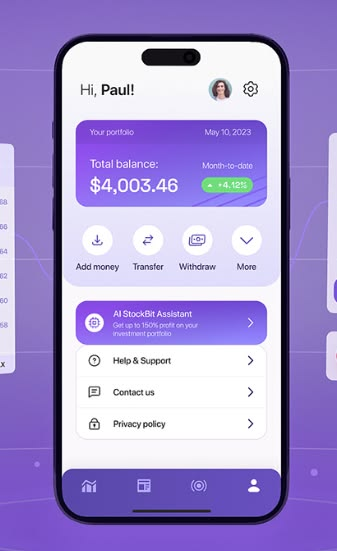
#> input picture apps/mobile/UI_INSPO/Bill_display inspo.jpg, 337 x 551 px
$ python -i compose_act1.py   (imports and definitions only)
#> lines starting #> are read from the running program, lines starting #| are printed output that depends on the picture
### docs/media/production/source/storyboard.py
#!/usr/bin/env python3
"""Build V4 storyboard frames (1920x1080) + contact sheet from real screenshots and character art.
Run: python3 docs/media/production/source/storyboard.py
Mobile frames prefer screenshots/mobile/<name>.png (new native captures) and fall back to the
legacy web renders in docs/media/assets/ui/mobile, stamping those "placeholder UI".
"""
import json, pathlib, re, sys
from PIL import Image, ImageDraw, ImageFont, ImageOps
sys.path.insert(0, str(pathlib.Path(__file__).parent))
from frames import desktop, iphone

PROD = pathlib.Path(__file__).resolve().parents[1]
MEDIA = PROD.parent
OUT = PROD / 'storyboard/frames'
OUT.mkdir(parents=True, exist_ok=True)
W, H = 1920, 1080
NAVY, INK, TEAL, RED, MUTED, BG, CREAM = '#0F2A4A', '#0F172A', '#11806D', '#E5484D', '#475569', '#F5F6F8', '#FFF9ED'
FONT = '/System/Library/Fonts/Avenir Next.ttc'


def font(n, bold=False):
    return ImageFont.truetype(FONT, n, index=0 if bold else 7)


# Film type palette (SIL OFL, source/fonts/). 'ui' is Avenir Next, the product's own voice.
FONTS = pathlib.Path(__file__).parent / 'fonts'
FACES = {'display': 'Bricolage-Display.ttf',      # headlines, kinetic titles
         'cond': 'Bricolage-Condensed.ttf',       # money and big stats (has ₱)
         'semi': 'Bricolage-SemiBold.ttf',        # sub-heads
         'serif': 'InstrumentSerif-Regular.ttf',  # the family's voice: emotional lines in Act I and the close (upright: no italics)
         'serif-r': 'InstrumentSerif-Regular.ttf',
         'mono': 'JetBrainsMono-Bold.ttf',        # labels, timestamps, sources: the ledger's voice
         'mono-m': 'JetBrainsMono-Medium.ttf'}
NO_PESO = ('serif', 'serif-r', 'mono', 'mono-m')  # these faces borrow ₱ from Bricolage
_CACHE = {}


# [5 lines left out: function face_font, not called in this run]


# One accent per pain point, carried from the S3 list through each Act III pain card to the S11 before/after rows.
PAIN_COLORS = {1: '#FF6B70', 2: '#F5A524', 3: '#A78BFA', 4: '#38BDF8', 5: '#F472B6'}
PAIN_ICONS = {1: 'receipt_long', 2: 'call', 3: 'assignment_return', 4: 'hourglass_bottom', 5: 'point_of_sale'}
_ICONS = {}


# [21 lines left out: functions icon, _fonts_for, not called in this run]


SYMBOLS = '→✔≈↑'
SPLIT = re.compile('([₱→✔≈↑])')


def run_len(d, s, size, bold, face='ui'):
    return sum(d.textlength(p, font=_fonts_for(p, size, bold, face)) for p in SPLIT.split(s) if p)


# [24 lines left out: functions run, text, not called in this run]


def canvas(mood):
    return Image.new('RGBA', (W, H), {'pain': '#0B1F38', 'solution': BG, 'story': CREAM}[mood])


def dash(name):
    return Image.open(PROD / 'screenshots/dashboard' / f'{name}.png')


# [35 lines left out: functions mob, char, chip, pain_card, not called in this run]


def placeholder(im):
    chip(im, (1560, 30), 'placeholder UI', fill='#FDE68A', color='#713F12', size=20)


# [8 lines left out: function label, not called in this run]


FRAMES = []


def frame(fid, scene, time, vo, sfx):
    def wrap(fn):
        FRAMES.append(dict(id=fid, scene=scene, time=time, vo=vo, sfx=sfx, fn=fn)); return fn
    return wrap


# ---------------- ACT I: PAIN ----------------
# [102 lines left out: functions f01, f02, f03, f04, f05, f06 and 5 more, not called in this run]


def pain_frame(n, quote, stat):
    def fn(im):
        im.paste(canvas('pain'))
        pain_card(im, n, quote, stat, x=570, y=330)
    return fn


PAINS = [
    ('10', 'S5', '01:30', 1, '"Why do I owe this much?"', 'Bills nobody can explain'),
    ('14', 'S6', '02:08', 2, 'Approvals lost between portals', 'Portals, phone calls, faxes'),
    ('17', 'S7', '02:32', 3, 'Claims sent back', '15–20 % returned to hospital'),
    ('19', 'S8', '02:54', 4, 'Hours to leave', '4–8+ hours from order to exit'),
    ('22', 'S9', '03:22', 5, 'The cashier queue', 'Pay in person before you can leave'),
]
for fid, sc, t, n, q, s in PAINS:
    frame(fid, sc, t + ' (1.5 s)', f'"Pain {n}: …"', 'Whoosh + low thud')(pain_frame(n, q, s))

frame('11', 'S5', '01:31–01:45', '"Every encounter has a live ledger… applied in legal order."', 'Click, panel slide, tick per row')(
    lambda im: fix_desktop(im, '03-ledger-waterfall', 'Gross − PhilHealth − HMO = what the family owes', 'Every peso explained'))
frame('12', 'S5', '01:45–01:53', '"The same ledger reaches the family\'s phone, itemized and in plain language."', 'Tap, whoosh')(
    lambda im: fix_phone(im, 'mob-bill', '08-bill.png', 'Same ledger.\nOn the family\'s phone.', 'Itemized bill, VAT exemption, Senior/PWD, PhilHealth and HMO, line by line.', 'No surprise fees'))
frame('13', 'S5', '01:53–02:08', '"Cora… explains their own bill in English, Taglish, Tagalog, or Ilokano."', 'Tap, keyboard clicks, typing blip, chime')(
    lambda im: fix_phone(im, 'mob-cora', '16-cora-assistant.png', 'Ask Cora.\nIn your language.', 'English · Taglish · Tagalog · Ilokano. Question any charge in two taps.', 'Every peso explained'))
frame('15', 'S6', '02:09–02:17', '"Every pending letter of authorization in one roster."', 'Click ×2, list cascade')(
    lambda im: fix_desktop(im, '04-hmo-roster', 'Every HMO approval, one roster', 'From scattered portals to one worklist'))
frame('16', 'S6', '02:17–02:32', '"AI drafts the appeal letter from the recorded facts, for staff to review."', 'Click, shimmer, paper-out swoosh')(
    lambda im: fix_desktop(im, '04c-ai-appeal', 'AI-drafted HMO appeal · staff review before sending', 'Hours of letter-writing → seconds'))
frame('18', 'S7', '02:33–02:52', '"ClaimReady scores every claim… catches a coding mismatch, explains the fix."', 'Click, scan sweep, soft alarm, pop')(
    lambda im: fix_desktop(im, '05b-claims-ai-findings', 'Caught before PhilHealth sees it', 'Target: returned claims under 2 %'))
frame('20', 'S8', '02:55–03:10', '"…six stages, from the discharge order to the gate pass, with live timers."', 'Six ticks on the beat')(
    lambda im: fix_desktop(im, '02b-six-stage-pipeline', 'Six stages. Every patient. Live.', 'Bottlenecks visible in real time'))
frame('21', 'S8', '03:10–03:22', '"Staff see exactly who is blocked and why."', 'Click, notification chime')(
    lambda im: fix_desktop(im, '02c-clearance-blocker', 'Who is blocked, and why', 'Target: discharge under 45 minutes'))
frame('23', 'S9', '03:23–03:37', '"Families pay from their phone… and get a receipt on the spot."', 'Tap, list cascade, success chime')(
    lambda im: fix_phone(im, 'mob-pay-methods', 'payment-flow/02-methods.png', 'Pay from\nanywhere.', 'GCash · Maya · Debit/Credit · Bank Transfer · QR Ph', 'Instant receipt'))
frame('24', 'S9', '03:37–03:44', '"Can\'t pay in full? A zero-interest promissory note."', 'Tap, schedule rows tick')(
    lambda im: fix_phone(im, 'mob-plan', 'payment-flow/12-payment-plan-details.png', '0 % promissory\nnote.', 'RA 9439: no family is held over an unpaid balance.', 'A legal path home'))
frame('25', 'S9', '03:44–03:52', '"…the exit pass is already on their phone."', 'Shimmer, soft unlock')(
    lambda im: fix_phone(im, 'mob-pass', '13b-documents-with-receipt.png', 'Exit pass,\non the phone.', 'QR code + private PIN, issued when every stage clears.', 'No queue between the family and the door'))
frame('26', 'S10', '03:52–04:04', '"RCM analytics and an AI executive briefing show where money and time get stuck."', 'Click, shimmer, scroll ticks')(
    lambda im: fix_desktop(im, '06-rcm-analytics', 'For leaders: where money and time get stuck', 'Problems seen daily, not at month-end'))


# ---------------- ACT IV ----------------
# [78 lines left out: functions f27, f28, f29, f30, build, not called in this run]


# [2 lines that do not run on import are left out]

### docs/media/production/source/compose_act1.py
"""V4 shots for Act I (S1–S3, the pain) and S4 (the MedCore reveal). Times are scene-local; see script/MEDCORE_SCRIPT_V4.md."""
import math, re
from PIL import Image, ImageDraw
from compose_lib import W, H, ease_out, ease_io
from compose_shots import comp
from compose_shots import Overlay, DrawShot, ArtShot, caption, tag, art, crop_zoom
from storyboard import text, chip, run_len, icon, NAVY, MUTED, TEAL, RED, PAIN_COLORS, PAIN_ICONS


def slide_in(t, t0, dur=.42):
    """0 → 1 progress of a 420 ms expo-out entrance starting at t0."""
    return ease_out((t - t0) / dur) if t >= t0 else 0.0


# [17 lines left out: function clock, not called in this run]


def card(im, xy, size, fill=(255, 253, 247, 240)):
    ImageDraw.Draw(im).rounded_rectangle((xy[0], xy[1], xy[0] + size[0], xy[1] + size[1]), 24, fill=fill)


def hold(t0, fn, rise=24):
    """Overlay that stays to the end of its shot."""
    return Overlay(t0, 999, fn, rise)


# ---------------- S1 · Cold open (10 s, cut to the take: voice enters at 1.5 s) ----------------
# Centre of the wall clock in s1-ready-bed.png (1333, 118 at 1672×941) after art()'s fit and the 1.04× push.
WALL_CLOCK = (1554, 120)


# [47 lines left out: function s1, not called in this run]


# ---------------- S2 · The family story (26.5 s) ----------------
def left_panel(im, w=860):
    """Cream wash on the left third so titles read over the art."""
    g = Image.linear_gradient('L').rotate(-90).resize((w, H))  # opaque left, clear right
    im.alpha_composite(Image.merge('RGBA', [Image.new('L', (w, H), c) for c in (255, 249, 237)] + [g.point(lambda v: int(v * .92))]), (0, 0))


# [62 lines left out: function s2, not called in this run]


# ---------------- S3 · The five pain points (27.7 s) ----------------
PAINS = [
    ('1', '“Why do I owe this much?”', 'Bills nobody can explain', '42.7 %', 'of health spending paid out of pocket · PSA 2024'),
    ('2', 'Approvals lost between portals', 'HMO LOAs by portal, phone, fax', '+33.8 %', 'IC complaints against HMOs · 2022→2023'),
    ('3', 'Claims sent back', 'Missing CF4 details, coding mismatches', '15–20 %', 'private-hospital claims returned · PHAPi'),
    ('4', 'Hours to leave', 'Clearance runs desk to desk', '4–8+ h', 'discharge in private tertiary hospitals'),
    ('5', 'The cashier queue', 'Pay in person before you can leave', '1 window', 'cash or card, at the end of the day'),
]
CARD_AT = [2.7, 7.6, 11.9, 15.4, 17.7]  # each card on the start of its sentence in the S3 take
S3_FIVE, S3_ROOT = 21.5, 22.85        # "Five pain points", "one root cause"


# [130 lines left out: functions count_up, s3, s4, not called in this run]

>>> import cv2
>>> picture = cv2.imread('../../../../apps/mobile/UI_INSPO/Bill_display inspo.jpg', cv2.IMREAD_GRAYSCALE)
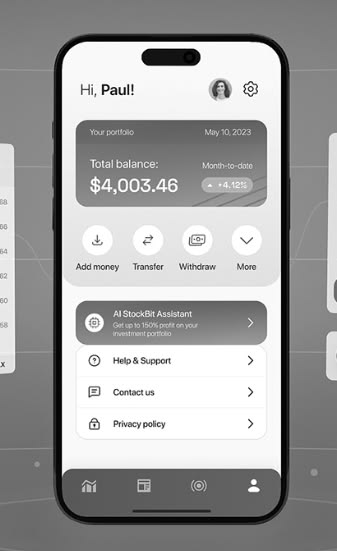
#> picture: shape (551, 337); min 0, max 255, mean 161.9
>>> result = left_panel(picture)
#> in left_panel, `g = Image.linear_gradient('L').rotate(-90).resize((w, H))`:
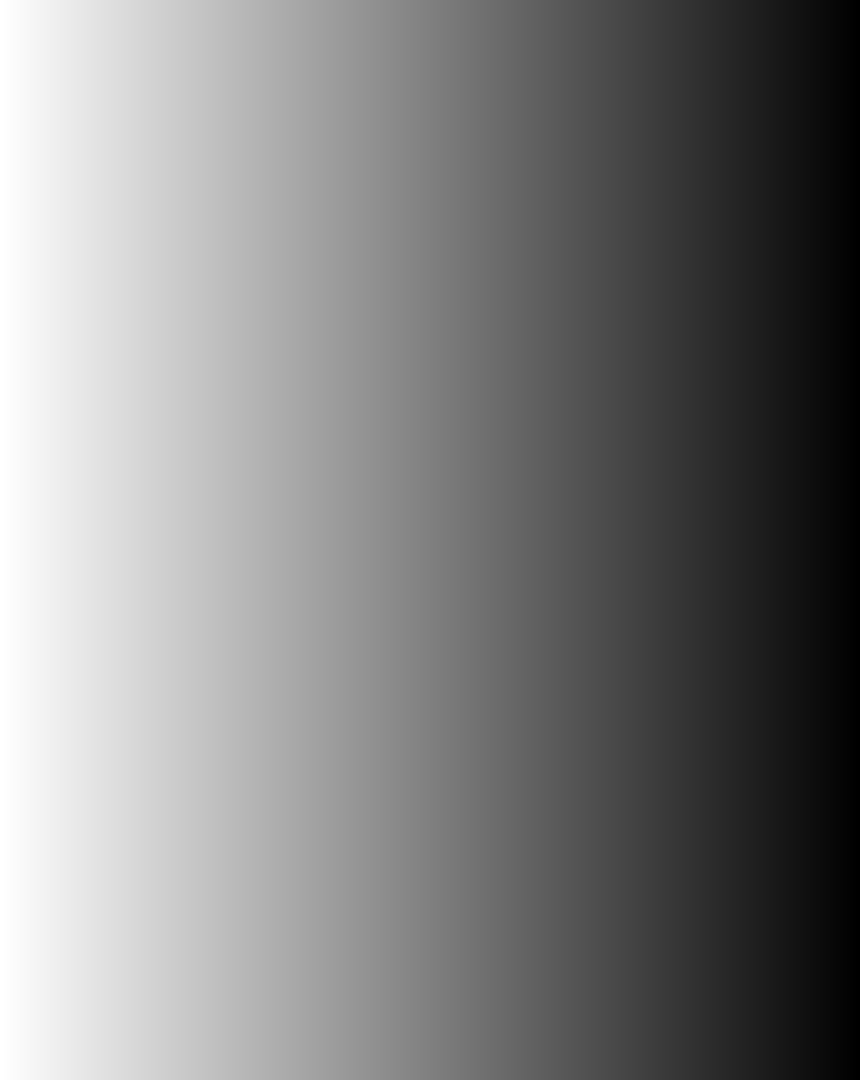
#> g: PIL image 860x1080 L; min 0, max 255, mean 127.5
#> (the run stopped early here; a loop or call above may not have finished)

$ run again, on apps/mobile/UI_INSPO/Bill_display_and_receipt_inspo.jpg
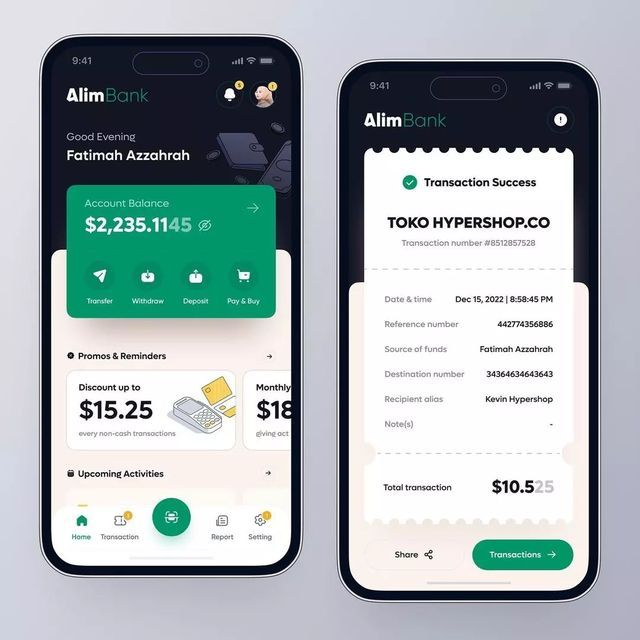
#> input picture apps/mobile/UI_INSPO/Bill_display_and_receipt_inspo.jpg, 640 x 640 px
#> `picture = cv2.imread('../../../../apps/mobile/UI_INSPO/Bill_display in..`:
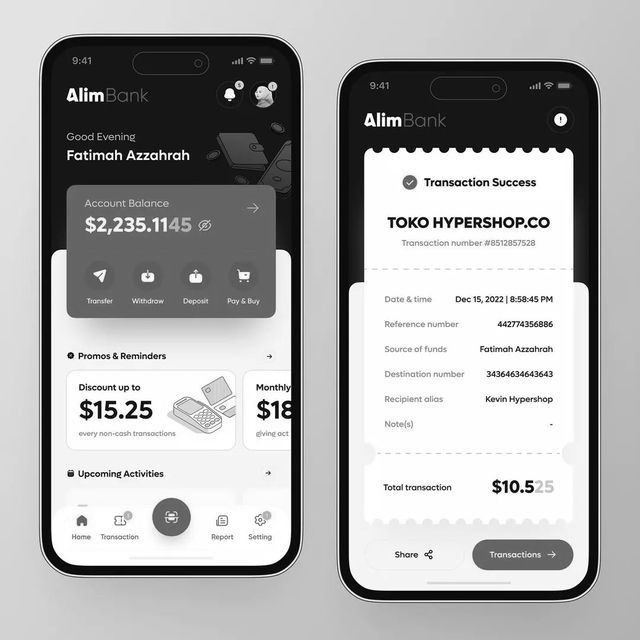
#> picture: shape (640, 640); min 0, max 255, mean 171.2
